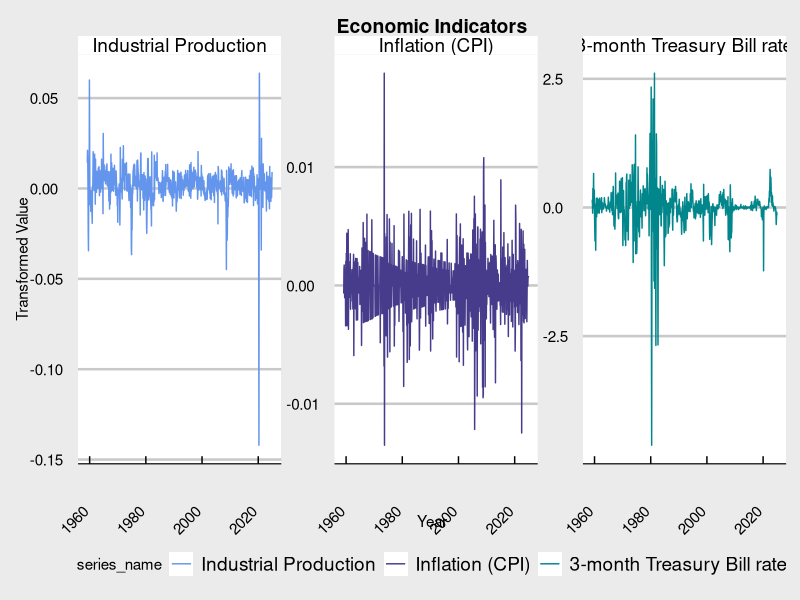
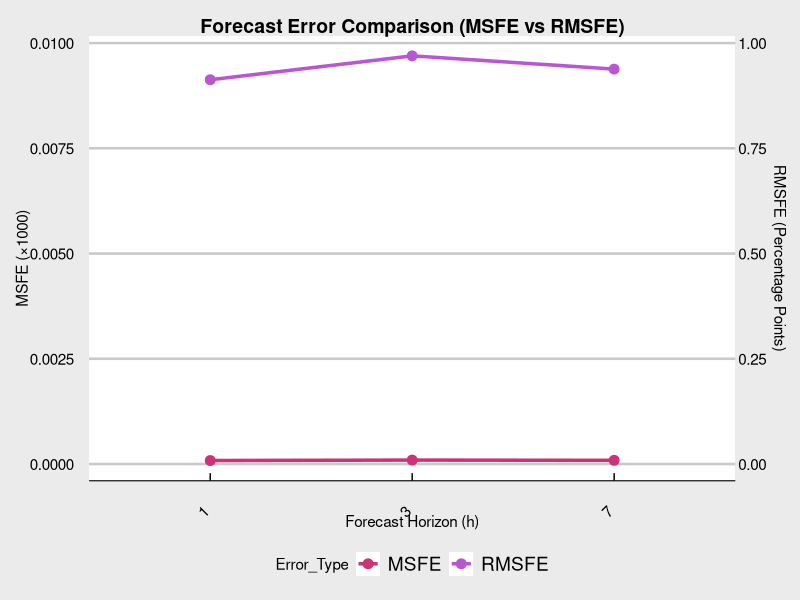

The R script that drew these images, in order:
## ---- chunk 1

library(readr) 
library(dplyr)   
library(ggplot2)
library(ggthemes)
library(lubridate)
library(tidyr)

#Load the dataset:
df <- read_csv("current.csv")
View(df)
library(knitr)  
knitr::kable(head(df)) 

#Dimensions of the dataset:
dimensions=dim(df)
cat("Dimensions Dataset : ", dimensions )

## ---- chunk 2

#Removing the first row of the dataset, which contains the transformation codes and storing them in a data frame:
transformation_codes <- data.frame(Series = names(df)[-1], Transformation_Code = as.numeric(df[1, -1]))
transformation_codes

## ---- chunk 3

mdiff <- function(x) {
  x - dplyr::lag(x, 1, default = NA)  #First difference (ΔX_t = X_t - X_(t-1))
}

## ---- chunk 4

apply_transformation <- function(series, code) {
  if (code == 1) {
    return(series)
  } else if (code == 2) {
    return(mdiff(series))
  } else if (code == 3) {
    return(mdiff(mdiff(series)))
  } else if (code == 4) {
    return(log(series))
  } else if (code == 5) {
    return(mdiff(log(series)))
  } else if (code == 6) {
    return(mdiff(mdiff(log(series))))
  } else if (code == 7) {
    return(mdiff(series) / dplyr::lag(series, 1) - 1)
  } else {
    stop("Invalid transformation code")
  }
}

## ---- chunk 5

for (i in 1:nrow(transformation_codes)) {
  series_name <- transformation_codes$Series[i]
  code <- transformation_codes$Transformation_Code[i]
  df[[series_name]] <- apply_transformation(as.numeric(df[[series_name]]), code)
}

#Clean the DataFrame:
df_cleaned <- df[-c(1:3), ]
head(df_cleaned)
View(df_cleaned)
#by removing rows 1 to 3, since the first row contains the transformation codes and
#the second and third rows contain missing values due to the first and second difference transformations

## ---- chunk 6

series_to_plot <- c('INDPRO', 'CPIAUCSL', 'TB3MS')
series_names <- c('Industrial Production', 'Inflation (CPI)', '3-month Treasury Bill rate')

## ---- chunk 7

class(df_cleaned$sasdate)  # Output: "character"
plot_data <- df_cleaned %>%
  select(sasdate, all_of(series_to_plot)) %>%
  pivot_longer(-sasdate, names_to = "series", values_to = "value") %>%
  mutate(sasdate =mdy(sasdate),
         series_name = factor(series, levels = series_to_plot, labels = series_names))

df_cleaned <- df_cleaned %>%
  mutate(sasdate = as.Date(sasdate, format = "%m/%d/%Y")) 
print(head(df_cleaned$sasdate))

class(df_cleaned$sasdate) # Output: "Date"

## ---- chunk 8

df_cleaned <- df_cleaned %>%
  filter(!is.na(INDPRO) & !is.na(CPIAUCSL) & !is.na(TB3MS))

print(paste("Rows after removing missing values:", nrow(df_cleaned))) 

## ---- chunk 9
#| column: screen-inset-shaded
#| layout-nrow: 1
#| fig-width: 11
#| fig-height: 5

ggplot(plot_data, aes(x = sasdate, y = value, color = series_name)) +
  geom_line() +
  scale_color_manual(values = c("Industrial Production" = "cornflowerblue",
                                "Inflation (CPI)" = "slateblue4",
                                "3-month Treasury Bill rate" = "turquoise4")) +
  facet_wrap(~series_name, scales = "free") +
  labs(title = "Economic Indicators", x = "Year", y = "Transformed Value") +
  theme_economist_white() +
  theme(axis.text.x = element_text(angle = 45, hjust = 1),
    legend.position = "bottom",
    plot.title = element_text(hjust = 0.5, size = 14, face = "bold")  #centering the title and making it bold
  )

## ---- chunk 10

#Prepare data for estimation:
Yraw <- df_cleaned$INDPRO
Xraw <- df_cleaned %>% select(CPIAUCSL, TB3MS)
#forecasting target variable Industrial Production (INDPRO) using external variables Inflation (CPI) and Treasury Bill Rate (TB3MS)

num_lags <- 4  # Number of lags (p) for autoregressive model
num_leads <- 1  # Forecast horizon (h-step ahead forecast)

#Create a dataframe X with a constant column (Ones) for the intercept term in regression:
X <- data.frame(Ones = rep(1, nrow(df_cleaned)))

#Create Lagged Variables for INDPRO (Target Variable):
for (lag in 0:num_lags) {
  X[paste0('INDPRO_lag', lag)] <- dplyr::lag(Yraw, lag)
}

#Create Lagged Variables for CPIAUCSL and TB3MS (Exogenous Predictors):
for (col in names(Xraw)) {
  for (lag in 0:num_lags) {
    X[paste0(col, '_lag', lag)] <- dplyr::lag(Xraw[[col]], lag)
  }
}

#Define the Target Variable for Forecasting:
y <-dplyr::lead(Yraw, num_leads)

#Prepare the Last Row of X for Forecasting:
X_T <-as.matrix(tail(X, 1))
#extracting the last row of X as a matrix (X_T), this will be used to compute the one-step-ahead prediction, since the last available data is used to predict the next period.

#Removing NA rows (due to lagging/leading):
complete_cases <- complete.cases(X, y)
X <-X[complete_cases, ]
y <-y[complete_cases]
#complete.cases(X, y) identifies the rows without missing values

## ---- chunk 11

#The parameters of the model can be estimated by OLS,
#but OLS calculations require numeric vector/matrix inputs.
#This ensures compatibility with matrix operations:
y <-as.vector(y) #ensures that y is a numeric vector
X <-as.matrix(X) #converts X into a numeric matrix

#Solving for the OLS estimator beta: (X'X)^{-1} X'Y
beta_ols <-solve(crossprod(X), crossprod(X, y))
#this estimates the best-fit parameters (β_ols) for the model.
#These parameters tell us how past values of INDPRO, CPI, and TB3MS influence future values of INDPRO.

#Compute the One Step Ahead Forecast (% change month-to-month INDPRO)
forecast <-(X_T %*% beta_ols) * 100
forecast
#forecasting the percentage change (and multiplying by 100 gives the forecast in percentage points),
#since INDPRO has been transformed in logarithmic differences

## ---- chunk 12

#Function to perform real-time forecasting and calculate MSFE and RMSFE:
calculate_forecast_errors <- function(df_cleaned, num_lags, horizons) {
  
  # Forecast INDPRO using its past values and external economic indicators:
  Yraw <- df_cleaned$INDPRO
  Xraw <- df_cleaned %>% select(CPIAUCSL, TB3MS)
  
  # Create lagged variables
  #The ARX model needs past values to make forecasts
  #Lagging helps capture time-dependent relationships
  X <- data.frame(Ones = rep(1, nrow(df_cleaned)))
  
  for (lag in 0:num_lags) {
    X[paste0('INDPRO_lag', lag)] <- dplyr::lag(Yraw, lag)
  }
  
  for (col in names(Xraw)) {
    for (lag in 0:num_lags) {
      X[paste0(col, '_lag', lag)] <- dplyr::lag(Xraw[[col]], lag)
    }
  }
  
  # Prepare to store MSFE and RMSFE results:
  forecast_errors <- data.frame(Horizon = horizons, MSFE = NA, RMSFE = NA)
  
  # Loop over different forecasting horizons
  # Evaluate forecast accuracy for different time steps
  for (i in seq_along(horizons)) {
    h <- horizons[i]
    
    # Define the Target (y) at Each Forecast Horizon
    y <- dplyr::lead(Yraw, h)
    
    # Remove NA rows due to lagging/leading:
    complete_cases <- complete.cases(X, y)
    X_train <- as.matrix(X[complete_cases, ])
    y_train <- as.vector(y[complete_cases])
    
    # Estimate OLS coefficients:
    beta_ols <- solve(crossprod(X_train), crossprod(X_train, y_train))
    
    # Generate forecasts:
    y_pred <- X_train %*% beta_ols
    
    # Compute MSFE and RMSFE:
    msfe <- mean((y_pred - y_train)^2) #MSFE measures average squared error (the lower the better)
    rmsfe <- sqrt(msfe) #RMSFE is the square root of MSFE (easier to interpret)
    
    # Store results:
    forecast_errors$MSFE[i] <- msfe
    forecast_errors$RMSFE[i] <- rmsfe
  }
  
  return(forecast_errors)
}

## ---- chunk 13

#Define lag length and forecast horizons:
num_lags <- 5
horizons <- c(1, 3, 7) 

#Compute MSFE and RMSFE for different horizons:
forecast_error_values <- calculate_forecast_errors(df_cleaned, num_lags, horizons)

#Print results:
print(forecast_error_values) 

## ---- chunk 14

#Reshape the data from wide format to long format, since ggplot2 requires long format data 
#for plotting multiple variables:
forecast_error_long <- forecast_error_values %>%
  pivot_longer(cols = c("MSFE", "RMSFE"), names_to = "Error_Type", values_to = "Value")
forecast_error_long

## ---- chunk 15
#| column: screen-inset-shaded
#| layout-nrow: 1
#| fig-width: 5
#| fig-height: 7

ggplot(forecast_error_long, aes(x = factor(Horizon), y = Value, color = Error_Type, group = Error_Type)) +
  geom_point(size = 3) +  #adds points at each forecast horizon
  geom_line(size = 1.2) + #connects points with lines for better readability
  
  # Scale the y-axis properly: primary y-axis (left) displaying MSFE, secondary y-axis (right) displaying RMSFE
  scale_y_continuous(  
    name = "MSFE (×1000)", #scaled by 1000 for better visibility
    labels = scales::comma, #ensures large numbers with commas
    sec.axis = sec_axis(~.*100, name = "RMSFE (Percentage Points)")  #multiplied by 100 to show percentage points
  ) +
  labs(title = "Forecast Error Comparison (MSFE vs RMSFE)", 
       x = "Forecast Horizon (h)") +
  scale_color_manual(values = c("MSFE" = "violetred3", "RMSFE" = "mediumorchid")) +
  theme_economist_white() +
  theme(axis.text.x = element_text(angle = 45, hjust = 1),
    legend.position = "bottom",   
    plot.title = element_text(hjust = 0.5, size = 14, face = "bold")  #centering the title and making it bold
  )  
knitr::kable(forecast_error_values)       

